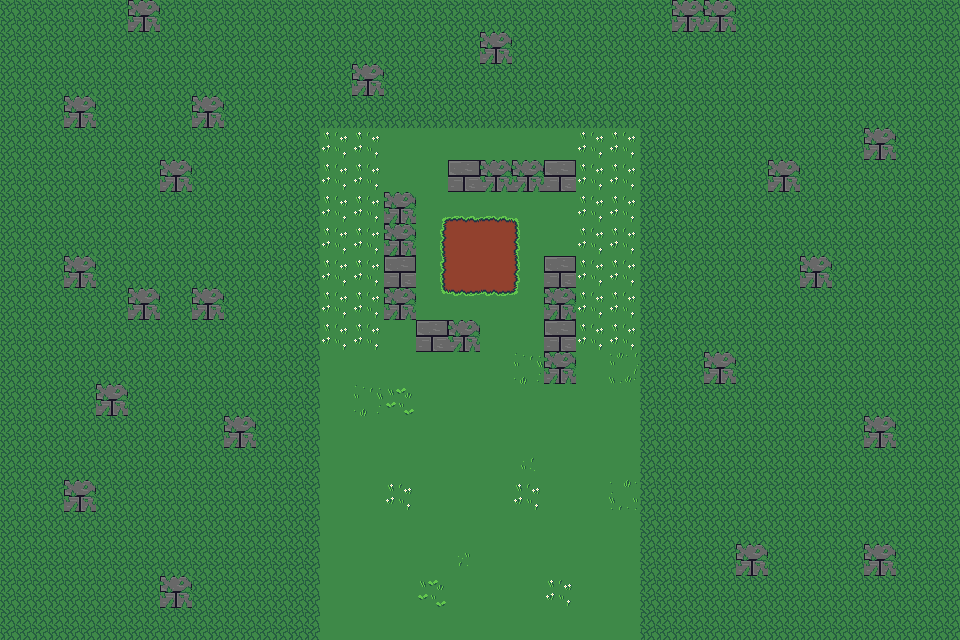

Rendered tile map (Tiled .tmx) drawn with the repository's tilesets; below, a short description and the full map source, tile grids included:
An orthogonal 30x20 tile map with 32x32 px tiles, 3 tile layers (Calque de Tuiles 1, Calque de Tuiles 2, Calque de Tuiles 3) and 9 objects (7x collision, portal, portal_exit).

<map version="1.10" tiledversion="1.10.2" orientation="orthogonal" renderorder="right-down" width="30" height="20" tilewidth="32" tileheight="32" infinite="0" nextlayerid="6" nextobjectid="12">
 <tileset firstgid="1" source="tilemap.tsx" />
 <layer id="1" name="Calque de Tuiles 1" width="30" height="20">
  <data encoding="csv">
26,26,26,26,5,26,26,26,26,26,26,26,26,26,26,26,26,26,26,26,26,5,5,26,26,26,26,26,26,26,
26,26,26,26,26,26,26,26,26,26,26,26,26,26,26,5,26,26,26,26,26,26,26,26,26,26,26,26,26,26,
26,26,26,26,26,26,26,26,26,26,26,5,26,26,26,26,26,26,26,26,26,26,26,26,26,26,26,26,26,26,
26,26,5,26,26,26,5,26,26,26,26,26,26,26,26,26,26,26,26,26,26,26,26,26,26,26,26,26,26,26,
26,26,26,26,26,26,26,26,26,26,1,1,1,1,1,1,1,1,1,1,26,26,26,26,26,26,26,5,26,26,
26,26,26,26,26,5,26,26,26,26,1,1,1,1,4,5,5,4,1,1,26,26,26,26,5,26,26,26,26,26,
26,26,26,26,26,26,26,26,26,26,1,1,5,1,1,1,1,1,1,1,26,26,26,26,26,26,26,26,26,26,
26,26,26,26,26,26,26,26,26,26,1,1,5,1,1,1,1,1,1,1,26,26,26,26,26,26,26,26,26,26,
26,26,5,26,26,26,26,26,26,26,1,1,4,1,1,1,1,4,1,1,26,26,26,26,26,5,26,26,26,26,
26,26,26,26,5,26,5,26,26,26,1,1,5,1,1,1,1,5,1,1,26,26,26,26,26,26,26,26,26,26,
26,26,26,26,26,26,26,26,26,26,1,1,1,4,5,1,1,4,1,1,26,26,26,26,26,26,26,26,26,26,
26,26,26,26,26,26,26,26,26,26,1,1,1,1,1,1,1,5,1,1,26,26,5,26,26,26,26,26,26,26,
26,26,26,5,26,26,26,26,26,26,1,1,1,1,1,1,1,1,1,1,26,26,26,26,26,26,26,26,26,26,
26,26,26,26,26,26,26,5,26,26,1,1,1,1,1,1,1,1,1,1,26,26,26,26,26,26,26,5,26,26,
26,26,26,26,26,26,26,26,26,26,1,1,1,1,1,1,1,1,1,1,26,26,26,26,26,26,26,26,26,26,
26,26,5,26,26,26,26,26,26,26,1,1,1,1,1,1,1,1,1,1,26,26,26,26,26,26,26,26,26,26,
26,26,26,26,26,26,26,26,26,26,1,1,1,1,1,1,1,1,1,1,26,26,26,26,26,26,26,26,26,26,
26,26,26,26,26,26,26,26,26,26,1,1,1,1,1,1,1,1,1,1,26,26,26,5,26,26,26,5,26,26,
26,26,26,26,26,5,26,26,26,26,1,1,1,1,1,1,1,1,1,1,26,26,26,26,26,26,26,26,26,26,
26,26,26,26,26,26,26,26,26,26,1,1,1,1,1,1,1,1,1,1,26,26,26,26,26,26,26,26,26,26
</data>
 </layer>
 <layer id="2" name="Calque de Tuiles 2" width="30" height="20">
  <data encoding="csv">
0,0,0,0,0,0,0,0,0,0,0,0,0,0,0,0,0,0,0,0,0,0,0,0,0,0,0,0,0,0,
0,0,0,0,0,0,0,0,0,0,0,0,0,0,0,0,0,0,0,0,0,0,0,0,0,0,0,0,0,0,
0,0,0,0,0,0,0,0,0,0,0,0,0,0,0,0,0,0,0,0,0,0,0,0,0,0,0,0,0,0,
0,0,0,0,0,0,0,0,0,0,0,0,0,0,0,0,0,0,0,0,0,0,0,0,0,0,0,0,0,0,
0,0,0,0,0,0,0,0,0,0,0,0,0,0,0,0,0,0,0,0,0,0,0,0,0,0,0,0,0,0,
0,0,0,0,0,0,0,0,0,0,0,0,0,0,0,0,0,0,0,0,0,0,0,0,0,0,0,0,0,0,
0,0,0,0,0,0,0,0,0,0,0,0,0,113,2684354674,2684354674,2684354673,0,0,0,0,0,0,0,0,0,0,0,0,0,
0,0,0,0,0,0,0,0,0,0,0,0,0,114,2,2,3221225586,0,0,0,0,0,0,0,0,0,0,0,0,0,
0,0,0,0,0,0,0,0,0,0,0,0,0,114,2,2,3221225586,0,0,0,0,0,0,0,0,0,0,0,0,0,
0,0,0,0,0,0,0,0,0,0,0,0,0,1610612849,1610612850,1610612850,3221225585,0,0,0,0,0,0,0,0,0,0,0,0,0,
0,0,0,0,0,0,0,0,0,0,0,0,0,0,0,0,0,0,0,0,0,0,0,0,0,0,0,0,0,0,
0,0,0,0,0,0,0,0,0,0,0,0,0,0,0,0,0,0,0,0,0,0,0,0,0,0,0,0,0,0,
0,0,0,0,0,0,0,0,0,0,0,0,0,0,0,0,0,0,0,0,0,0,0,0,0,0,0,0,0,0,
0,0,0,0,0,0,0,0,0,0,0,0,0,0,0,0,0,0,0,0,0,0,0,0,0,0,0,0,0,0,
0,0,0,0,0,0,0,0,0,0,0,0,0,0,0,0,0,0,0,0,0,0,0,0,0,0,0,0,0,0,
0,0,0,0,0,0,0,0,0,0,0,0,0,0,0,0,0,0,0,0,0,0,0,0,0,0,0,0,0,0,
0,0,0,0,0,0,0,0,0,0,0,0,0,0,0,0,0,0,0,0,0,0,0,0,0,0,0,0,0,0,
0,0,0,0,0,0,0,0,0,0,0,0,0,0,0,0,0,0,0,0,0,0,0,0,0,0,0,0,0,0,
0,0,0,0,0,0,0,0,0,0,0,0,0,0,0,0,0,0,0,0,0,0,0,0,0,0,0,0,0,0,
0,0,0,0,0,0,0,0,0,0,0,0,0,0,0,0,0,0,0,0,0,0,0,0,0,0,0,0,0,0
</data>
 </layer>
 <layer id="3" name="Calque de Tuiles 3" width="30" height="20">
  <data encoding="csv">
0,0,0,0,0,0,0,0,0,0,0,0,0,0,0,0,0,0,0,0,0,0,0,0,0,0,0,0,0,0,
0,0,0,0,0,0,0,0,0,0,0,0,0,0,0,0,0,0,0,0,0,0,0,0,0,0,0,0,0,0,
0,0,0,0,0,0,0,0,0,0,0,0,0,0,0,0,0,0,0,0,0,0,0,0,0,0,0,0,0,0,
0,0,0,0,0,0,0,0,0,0,0,0,0,0,0,0,0,0,0,0,0,0,0,0,0,0,0,0,0,0,
0,0,0,0,0,0,0,0,0,0,49,49,0,0,0,0,0,0,49,49,0,0,0,0,0,0,0,0,0,0,
0,0,0,0,0,0,0,0,0,0,49,49,0,0,0,0,0,0,49,49,0,0,0,0,0,0,0,0,0,0,
0,0,0,0,0,0,0,0,0,0,49,49,0,0,0,0,0,0,49,49,0,0,0,0,0,0,0,0,0,0,
0,0,0,0,0,0,0,0,0,0,49,49,0,0,0,0,0,0,49,49,0,0,0,0,0,0,0,0,0,0,
0,0,0,0,0,0,0,0,0,0,49,49,0,0,0,0,0,0,49,49,0,0,0,0,0,0,0,0,0,0,
0,0,0,0,0,0,0,0,0,0,49,49,0,0,0,0,0,0,49,49,0,0,0,0,0,0,0,0,0,0,
0,0,0,0,0,0,0,0,0,0,49,49,0,0,0,0,0,0,49,49,0,0,0,0,0,0,0,0,0,0,
0,0,0,0,0,0,0,0,0,0,0,0,0,0,0,0,34,0,0,20,0,0,0,0,0,0,0,0,0,0,
0,0,0,0,0,0,0,0,0,0,0,34,81,59,0,0,0,0,0,0,0,0,0,0,0,0,0,0,0,0,
0,0,0,0,0,0,0,0,0,0,0,0,0,0,0,0,0,0,0,0,0,0,0,0,0,0,0,0,0,0,
0,0,0,0,0,0,0,0,0,0,0,0,0,0,0,0,22,0,59,0,0,0,0,0,0,0,0,0,0,0,
0,0,0,0,0,0,0,0,0,0,0,0,49,0,0,0,49,0,59,36,0,0,0,0,0,0,0,0,0,0,
0,0,0,0,0,0,0,0,0,0,0,0,0,0,0,0,0,0,0,0,0,0,0,0,0,0,0,0,0,0,
0,0,0,0,0,0,0,0,0,0,0,0,0,0,24,59,0,0,0,0,0,0,0,0,0,0,0,0,0,0,
0,0,0,0,0,0,0,0,0,0,0,0,0,81,0,0,59,49,0,0,0,0,0,0,0,0,0,0,0,0,
0,0,0,0,0,0,0,0,0,0,0,0,0,0,0,0,0,0,0,0,0,0,0,0,0,0,0,0,0,0
</data>
 </layer>
 <objectgroup id="5" name="objects">
  <properties>
   <property name="zoom" type="float" value="3" />
  </properties>
  <object id="2" name="forest_x" type="portal" x="320" y="640" width="320">
   <properties>
    <property name="targeted_exit_name" value="forest_x" />
    <property name="targeted_map_name" value="map12" />
    <property name="targeted_scene_name" value="scene1" />
   </properties>
  </object>
  <object id="3" name="forest_w" type="portal_exit" x="489" y="606">
   <point />
  </object>
  <object id="5" type="collision" x="0" y="0" width="320" height="640">
   <properties>
    <property name="collision_type" value="solid" />
   </properties>
  </object>
  <object id="6" type="collision" x="640" y="0" width="320" height="640">
   <properties>
    <property name="collision_type" value="solid" />
   </properties>
  </object>
  <object id="7" type="collision" x="320" y="0" width="320" height="128">
   <properties>
    <property name="collision_type" value="solid" />
   </properties>
  </object>
  <object id="8" type="collision" x="384" y="192" width="32" height="128">
   <properties>
    <property name="collision_type" value="solid" />
   </properties>
  </object>
  <object id="9" type="collision" x="448" y="160" width="128" height="32">
   <properties>
    <property name="collision_type" value="solid" />
   </properties>
  </object>
  <object id="10" type="collision" x="416" y="320" width="64" height="32">
   <properties>
    <property name="collision_type" value="solid" />
   </properties>
  </object>
  <object id="11" type="collision" x="544" y="256" width="32" height="128">
   <properties>
    <property name="collision_type" value="solid" />
   </properties>
  </object>
 </objectgroup>
</map>
